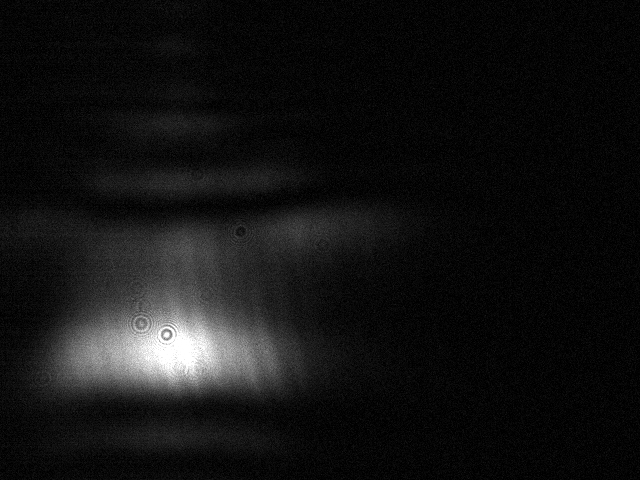
#> input picture Images/Measures_HeNe/2,8_Sacc.jpg, 640 x 480 px; its folder holds only this picture in this run
$ jupyter execute --allow-errors 'PE1_Caractérisation_sucre.ipynb'
#> lines starting #> are read from the running program, lines starting #| are printed output that depends on the picture
# PE1 - Caractérisation du sucre

<font size="6"><center>PHY-2006: Optique expérimentale</center></font>
***
*Date:* 29 marsr 2023<br>
*Remis à:* Daniel C. Côté et Mireille Quémener
***
Par:
- Gabriel Duquet (536 856 150)
- Gérémy Michaud (536 882 418)

## Préliminaires
Cette section sert à <ins>importer</ins> les modules nécessaires et à <ins>créer des fonctions</ins> utiles pour l'entièté du PE.

S'il vous manque certains modules, interprétez la cellule ci-dessous.

[cell 1]
# !pip install --upgrade pip
# !pip install jupyter
# !pip install numpy
# !pip install scipy
# !pip install seaborn
# !pip install opencv-python

[cell 2]
# -*- coding: utf-8 -*-

# La librairie numpy contient la majorité des éléments mathématiques utilisés dans ce travail.
import numpy as np
# La librairie matplotlib permet de générer des graphiques rapidement.
import matplotlib.pyplot as plt
# Le module pandas fournit des structures de données et des outils d'analyse de données hautes performances.
import pandas as pd
# Le module cv2 de la librairie OpenCV-Python est conçue pour résoudre les problèmes de vision par ordinateur.
import cv2 as cv
# Le module OS fournit des fonctions pour manipuler un répertoire (dossier).
import os

## Récupération des images
Ces fonctions utilisent la bibliothèque os pour récupérer la liste des fichiers d'images dans le dossier spécifié et extrait le nom de chaque fichier.

[cell 3]
def load_images_from_folder(folder):
    """Fonction servant à charger des images à partir d'un dossier.

    Args:
        folder (string): Le chemin d'accès au dossier qui contient les images.

    Returns:
        dictionary: Dictionnaire encodant l'image avec son nom.
    """
#> called with folder = 'Images/Measures_HeNe'
    images_dict = {}
    for filename in os.listdir(folder):
        img = plt.imread(os.path.join(folder, filename))
#> img is the input picture: shape (480, 640); min 0, max 255, mean 18.8
#> in plot_images, `measures = load_images_from_folder(path)`: measures = 1 item
        if img is not None:
            images_dict.update({filename:img})
    return images_dict

def filenames(measures_dict):
    """Fonction permettant d'extraire les noms de fichiers.

    Args:
        measures_dict (dictionary): Dictionnaire d'images traités préalablement
            par la fonction load_images_from_folder.

    Returns:
        tuple: Nom du fichier complet et nom raccourci.
    """
    complete_filenames = list(measures_dict)
#> complete_filenames = ['2,8_Sacc.jpg']
    short_filenames = []
    for name in complete_filenames:
        short_filenames.append(name.replace(".jpg", "").replace("_"," "))
#> this loop made 1 pass
#> after the loop, short_filenames = ['2,8 Sacc']
#> in plot_images, `complete_names, short_names = filenames(measures)`: complete_names = ['2,8_Sacc.jpg']; short_names = ['2,8 Sacc']
#> the loop in plot_images, `for n in range(len(short_names)):` made 1 pass
#> (max_index in image_intensity, max_value in image_intensity) on pass 1: (177, 60.78)
#> pass 1, in plot_images, `plt.savefig("{0}/{1}.png".format(directory, short_names[n]), bbox_inch..`:
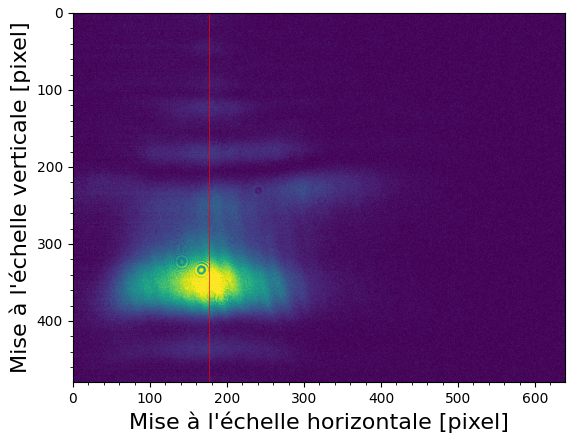
#> figure drawn by matplotlib, 1 panel
    return complete_filenames, short_filenames

## Création du profil d'intensité des images
Chaque image est représentée par un profil d'intensité en fonction de la distance horizontale de toute l'image en pixel. En général, l'intensité s'apparente à un profil gaussien qui nous permet de trouver aisément l'emplacement du maximum de chaque image.

[cell 4]
def image_intensity(image):
    """Fonction moyennant une image de manière horizontale pour en extraire le profil d'intensité.
    Cette fonction détermine aussi le point maximal d'intensité.

    Args:
        image (array): Image singulère traité préalablement par la fonction load_images_from_folder
        la transformant ainsi en une matrice bidimensionnelle.

    Returns:
        tuple: Matrice d'intensité, indice positionnel du maximum d'intensité et
        valeur d'intensité en valeur de gris.
    """
    intensity = np.mean(image, axis=0)
    max_index = np.argmax(intensity)
    max_value = intensity[max_index]
    return intensity, max_index, max_value

def plot_intensity_profile(path, laser):
    """Fonction permettant de tracer le profil d'intensité des images
    en fonction de la distance horizontale en pixel sur celle-ci,
    de créer un sous-dossier et de les enregistrer dans celui-ci.

    Args:
        path (string): Chemin d'accès du dossier où sont stockées les images.
        laser (string): Type de laser utilisé pour les mesures.
    """
#> called with path = 'Images/Measures_HeNe', laser = 'HeNe'
    measures = load_images_from_folder(path)
#> measures = 1 item
    complete_names, short_names = filenames(measures)
#> the loop in filenames (call 2), `for name in complete_filenames:` made 1 pass
#> complete_names = ['2,8_Sacc.jpg']; short_names = ['2,8 Sacc']
    head_tail = os.path.split(path)
    directory = "{0}/Intensity_profile_{1}".format(head_tail[0], laser)
    if not os.path.exists(directory):
        os.makedirs(directory)
    for n in range(len(short_names)):
        intensity_profile = image_intensity(measures[complete_names[n]])[0]
        fig, ax = plt.subplots()
        ax.plot(intensity_profile, color="black", linewidth="0.5")
        ax.axvline(x=image_intensity(measures[complete_names[n]])[1], color="red", linewidth="0.5")
        ax.minorticks_on()
        ax.tick_params(top=True, right=True, axis="both", which="both", direction='in')
        # ax.set_title("Intensity profile of {}".format(short_names[n]), fontsize=20)
        ax.set_ylabel("Valeur de gris [-]", fontsize=16)
        ax.set_xlabel("Distance [pixel]", fontsize=16)
        plt.savefig("{0}/{1}.png".format(directory, short_names[n]),
            bbox_inches="tight", dpi=300)
        plt.close(fig)
#> this loop made 1 pass
#> pass 1, in plot_intensity_profile, `plt.savefig("{0}/{1}.png".format(directory, short_names[n]), bbox_inch..`:
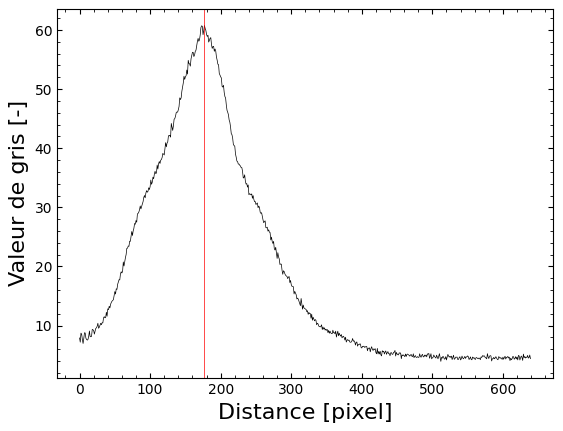
#> figure drawn by matplotlib, 1 panel; curve peaks at x = 177, y = 60.78

Voir les explicaqtions de la section *Transformation des images* pour plus de détails.

Tel que mentionné précédemment, les images sont représentées en tableaux bidimensionnels (array). En analysant alors chaque colonne de celle-ci, il est possible d'y moyenner la valeur de gris pour obtenir un balayage horizontal du profil d'intensité de l'image. Puisque, sur une même colonne, la luminosité peut varier entre 0 et 255, il n'est pas pertinent de donner un valeur d'incertitude à la valeur moyenne qui, en réalité, comprendrait tout le domaine de mesure. Le maximum à 255 correspond à l'intensité maximale supportée par la caméra sans plafonner.

## Calcul de la distance du maximum d'intensité
Après avoir trouvé l'emplacement du maximum, nous convertissons cette valeur en distance à l'aide des spécifications de résolution de la caméra utilisée.

[cell 5]
def distance(path):
    """Fonction calculant l'emplacement du maximum relatif d'intensité de l'image en milimètre.

    Args:
        path (string): Chemin d'accès du dossier où sont stockées les images.

    Returns:
        dictionary: Dictionnaire encodant le maximum et le nom de l'image associé.
    """
#> called with path = 'Images/Measures_HeNe'
    measures = load_images_from_folder(path)
#> measures = 1 item
    complete_names, short_names = filenames(measures)
#> complete_names = ['2,8_Sacc.jpg']; short_names = ['2,8 Sacc']
    distances = {}
    for n in range(len(short_names)):
        distance_pixel = image_intensity(measures[complete_names[n]])[1]
        distance_mm = distance_pixel*0.0056
        if distance_pixel is not None:
            distances.update({short_names[n]:distance_mm})
#> this loop made 1 pass
#> (max_index in image_intensity, max_value in image_intensity, distance_pixel, distance_mm) on pass 1: (177, 60.78, 177, 0.991)
#> after the loop, distances = {'2,8 Sacc': 0.991}
    return distances

# [14 lines left out: function print_distance, not called in this run]

La caméra de dispositif à couple par charge (CCD) utilisé *DMK 21AF04 Monochrome Camera* enregistre sous un format vidéo de 640 x 480 pixels. Puisque nous scannons les images de manières horizontales, nous nous intéressons surtout aux 640 pixels horizontaux.

La taille d'un pixel est de 5.6 micromètres x 5.6 micromètes. Nous avons alors fait la conversion suivante: 1 μm = 0,001 mm.

Avec le formatage `:^d`, le champ est centré dans l'espace *d* disponible.

## Transformation des images
Chaque image est ensuite convertie en tracé et ceux-ci sont enregistrés dans un sous-dossier.

[cell 6]
def plot_images(path, laser):
    """Fonction permettant de transformer les images en graphiques,
    de créer un sous-dossier et de les enregistrer dans celui-ci.

    Args:
        path (string): Chemin d'accès du dossier où sont stockées les images.
        laser (string): Type de laser utilisé pour les mesures.
    """
    measures = load_images_from_folder(path)
    complete_names, short_names = filenames(measures)
    head_tail = os.path.split(path)
    directory = "{0}/Treated_{1}".format(head_tail[0], laser)
    if not os.path.exists(directory):
        os.makedirs(directory)
    for n in range(len(short_names)):
        fig, ax = plt.subplots()
        ax.imshow(measures[complete_names[n]])
        ax.axvline(x=image_intensity(measures[complete_names[n]])[1], color="red", linewidth="0.5")
        ax.minorticks_on()
        # ax.set_title("Image of {}".format(short_names[n]), fontsize=20)
        ax.set_ylabel("Mise à l'échelle verticale [pixel]", fontsize=16)
        ax.set_xlabel("Mise à l'échelle horizontale [pixel]", fontsize=16)
        plt.savefig("{0}/{1}.png".format(directory, short_names[n]),
            bbox_inches="tight", dpi=300)
        plt.close(fig)

En utilisant `bbox_inches="tight"`, la méthode `plt.savefig()` ajustera automatiquement la boîte englobante (*bounding box*) de la figure pour s'adapter au contenu de la figure, en éliminant toutes les marges vides qui entourent la figure. Cela signifie que la figure sera enregistrée avec la plus petite zone possible qui contient toujours l'ensemble des éléments de la figure.

Ce paramètre est particulièrement utile si nous souhaitons enregistrer des figures avec des axes gradués, des légendes ou des titres, car cela nous permet d'obtenir une image de la figure qui ne contient que le contenu visible, sans les marges vides inutiles. Cela peut rendre la figure plus esthétique et peut également réduire la taille du fichier de sortie.

Le format **.png** est favorisé dans ce PE afin d'obtenir une qualité d'image optimale. Cependans le format **.jpg** permet aussi d'avoir un fond blanc plutôt que transparent. En ce qui a trait à la qualité d'image, nous modifions la résolution en points par pouce (dpi) à 300. Un réglage entre 300 et 600 dpi est généralement suffisant pour la plupart des graphiques de toutes tailles. Nous nous sommes tout de même restreint à 300 compte tenu du temps d'exécution des nombreuses images.

Chaque fois que la cellule ci-dessus est interprétée, les fichiers existants sont écrasés pour enregistrer les nouveaux.

La méthode `os.path.split(path)` renvoie un tuple qui représente la tête et la queue du nom de chemin d'accès (path) spécifié.

Nous avons également utilisé `plt.close(fig)` pour fermer la figure spécifique stockée dans la variable **fig**. Cela permet de s'assurer que seule cette figure spécifique est fermée, même si d'autres figures ont été ouvertes dans le même notebook.

La commande `os.path.exists(directory)` permet de vérifier l'existance du sous-dossier du nom spécifié et de le créer avec la commande `os.makedirs(directory)` s'il n'existe pas.

Une ligne verticale a été ajouté à l'image afin de démontrer l'emplacement du maximum d'intensité.

# Position abolue du maximum
Cette section permet de trouver l'emplacement absolu du maximum d'intensité dans l'espace à partir de la distance image calculée précédement et de la position sur la vis micrométrique mesurée en laboratoire.

[cell 7]
def position(xls, sheet):
    """Fonction permettant de lire un fichier Excel de positions et formater les données en dictionnaire.

    Args:
        xls (string): Nom du fichier Excel à analyser.
        sheet (string): Nom de la feuille du fichier Excel représentant le type de laser.

    Returns:
        dictionary: Dictionnaire des valeurs de positions associées à aux noms des solutions.
    """
    dataset = pd.read_excel(xls, sheet_name=sheet)
    positions = {}
    for elem in dataset:
        positions.update({str(elem):float(dataset[elem])})
    return positions

def compute_distance_n_position(ImgPath, PosXls, laser):
    """Fonction permettant de jumeler les dictionnaires de distances image et de positions.

    Args:
        ImgPath (string): Chemin d'accès du dossier où sont stockées les images.
        PosXls (string): Nom du fichier Excel contenant les positions sur la vis micrométrique.
        laser (string): Type de laser utilisé pour les mesures.

    Returns:
        dictionary: Dictionnaire des distances et positions additionnées.
    """
    dict1 = distance(ImgPath)
#> dict1 = {'2,8 Sacc': 0.991}
    dict2 = position(PosXls, sheet=laser)
    for key in dict2:
        if key in dict1:
            dict2[key] = dict2[key] - dict1[key]
    return dict2

# [14 lines left out: function print_compute_dnp, not called in this run]

## Indice de réfraction
Cette section permet de mettre comparaison les indices de réfraction de chaque solution pour un type de mesure donné en référence à l'indice de réfraction de l'eau.

[cell 8]
def plot_refract_index(ImgPath, PosXls, laser):
    """Fonction traçant un graphique des indices de réfraction de chaque solution pour le laser spécifié.

    Args:
        ImgPath (string): Chemin d'accès du dossier où sont stockées les images.
        PosXls (string): Nom du fichier Excel contenant les positions sur la vis micrométrique.
        laser (string): Type de laser utilisé pour les mesures.
    """
    # Trie des valeurs en ordre croissant
    dnp = compute_distance_n_position(ImgPath, PosXls, laser)
    sorted_dnp = sorted(dnp.items(), key=lambda x:x[1])
    keys = []
    values = []
    for elem in sorted_dnp:
        keys.append(elem[0])
        values.append(elem[1]*-1)

    # Création du dossier
    head_tail = os.path.split(ImgPath)
    directory = "{}/Graph_index".format(head_tail[0])
    if not os.path.exists(directory):
        os.makedirs(directory)

    # Conversion des positions en indice de réfraction normalisé avec l'eau
    values2index = values/dnp["Eau"]+2.33

    # Graphique
    fig, ax = plt.subplots()
    ax.errorbar(values2index, keys, xerr=0.01, fmt='k.',
        ecolor='k', elinewidth=1, capsize=2.5, capthick=1)
    ax.minorticks_on()
    ax.yaxis.set_tick_params(which='major', length=5, width=3, direction="in")
    ax.yaxis.set_tick_params(which='minor', bottom=False)
    ax.xaxis.set_tick_params(which="both", direction="in")
    ax.grid(axis="y")
    ax.set_ylabel("Solution [-]", fontsize=16)
    ax.set_xlabel("Indice de réfraction [-]", fontsize=16)
    # ax.set_title("Incice de réfraction avec le laser {}".format(laser), y=-0.17)
    plt.savefig("{0}/{1}.png".format(directory, laser), bbox_inches="tight", dpi=300)
    plt.close(fig)

Nous trions d'abord les valeurs de positions en ordre croissant afin d'obtenir un schéma plus clair des données avec la fonction `sorted()` appliquée sur un dictionnaire python.

Nous normalisons ensuite les données de positions absolues par rapport à l'indice de réfraction théorique de l'eau distillé (1.33) afin d'obtenir les indices de réfraction relatives de chaque solution. Le calcul se résume à $$ \text{Indice} = \frac{\text{Position de la solution}+\text{Position de l'eau}}{\text{Position de l'eau}} + 1.33 .$$

## Données HeNe
Interprétez le code ci-dessous pour obtenir les résultats relatifs aux données prises avec le laser hélium-néon.

[cell 9]
plot_images("Images/Measures_HeNe", laser="HeNe")
plot_intensity_profile("Images/Measures_HeNe", laser="HeNe")
#> (the rest of this cell did not finish here and is left out)

## Données Diode verte
Interprétez le code ci-dessous pour obtenir les résultats relatifs aux données prises avec la diode verte.

#> (a cell that did not finish here is left out)

$ run again, on Images/Measures_HeNe/4,5_Sacc.jpg
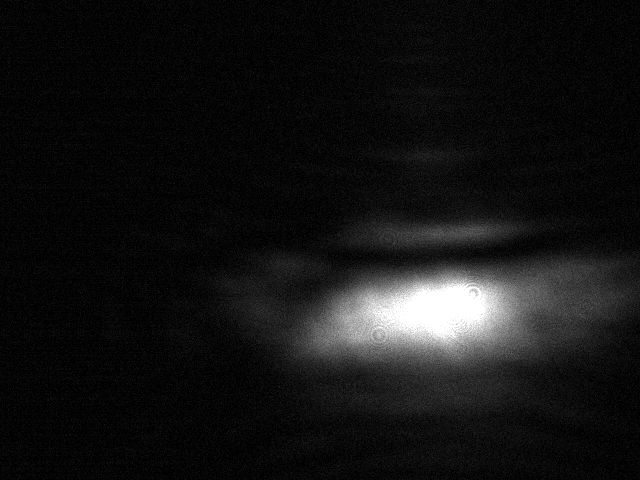
#> input picture Images/Measures_HeNe/4,5_Sacc.jpg, 640 x 480 px
#> in load_images_from_folder, img is the input picture: shape (480, 640); min 0, max 255, mean 19.5
#> in plot_images, `measures = load_images_from_folder(path)`: measures = 1 item
#> complete_filenames = ['4,5_Sacc.jpg']
#> the loop in filenames, `for name in complete_filenames:` made 1 pass
#> after the loop in filenames, `for name in complete_filenames:`: short_filenames = ['4,5 Sacc']
#> in plot_images, `complete_names, short_names = filenames(measures)`: complete_names = ['4,5_Sacc.jpg']; short_names = ['4,5 Sacc']
#> the loop in plot_images, `for n in range(len(short_names)):` made 1 pass
#> (max_index in image_intensity, max_value in image_intensity) on pass 1: (447, 56.55)
#> pass 1, in plot_images, `plt.savefig("{0}/{1}.png".format(directory, short_names[n]), bbox_inch..`:
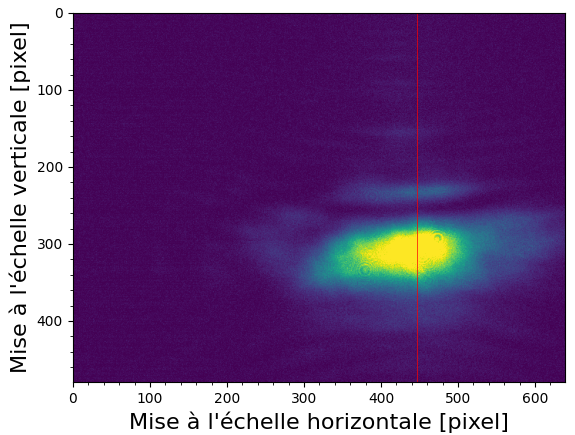
#> figure drawn by matplotlib, 1 panel
#> in plot_intensity_profile, `measures = load_images_from_folder(path)`: measures = 1 item
#> the loop in filenames (call 2), `for name in complete_filenames:` made 1 pass
#> in plot_intensity_profile, `complete_names, short_names = filenames(measures)`: complete_names = ['4,5_Sacc.jpg']; short_names = ['4,5 Sacc']
#> the loop in plot_intensity_profile, `for n in range(len(short_names)):` made 1 pass
#> pass 1, in plot_intensity_profile, `plt.savefig("{0}/{1}.png".format(directory, short_names[n]), bbox_inch..`:
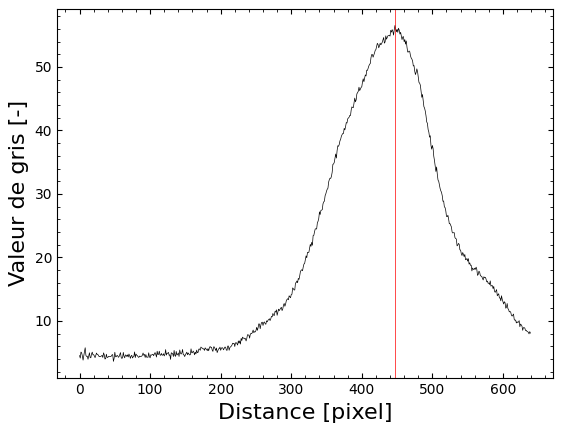
#> figure drawn by matplotlib, 1 panel; curve peaks at x = 447, y = 56.55
#> in distance, `measures = load_images_from_folder(path)`: measures = 1 item
#> in distance, `complete_names, short_names = filenames(measures)`: complete_names = ['4,5_Sacc.jpg']; short_names = ['4,5 Sacc']
#> the loop in distance, `for n in range(len(short_names)):` made 1 pass
#> (max_index in image_intensity, max_value in image_intensity, distance_pixel, distance_mm) on pass 1: (447, 56.55, 447, 2.5)
#> after the loop in distance, `for n in range(len(short_names)):`: distances = {'4,5 Sacc': 2.5}

$ run again, on Images/Measures_HeNe/4,7_Sacc.jpg
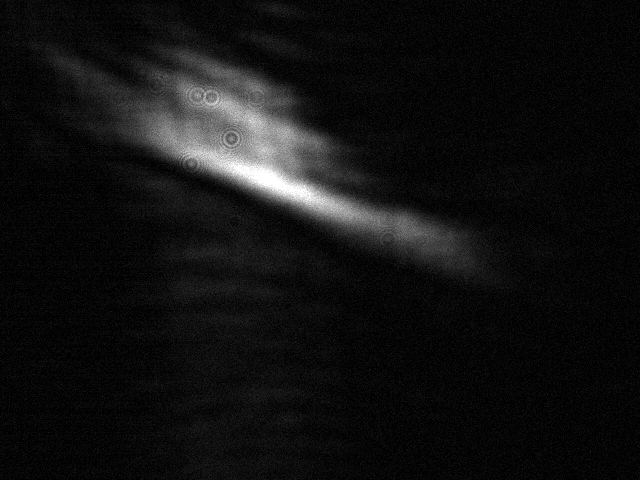
#> input picture Images/Measures_HeNe/4,7_Sacc.jpg, 640 x 480 px
#> in load_images_from_folder, img is the input picture: shape (480, 640); min 0, max 255, mean 17.5
#> in plot_images, `measures = load_images_from_folder(path)`: measures = 1 item
#> complete_filenames = ['4,7_Sacc.jpg']
#> the loop in filenames, `for name in complete_filenames:` made 1 pass
#> after the loop in filenames, `for name in complete_filenames:`: short_filenames = ['4,7 Sacc']
#> in plot_images, `complete_names, short_names = filenames(measures)`: complete_names = ['4,7_Sacc.jpg']; short_names = ['4,7 Sacc']
#> the loop in plot_images, `for n in range(len(short_names)):` made 1 pass
#> (max_index in image_intensity, max_value in image_intensity) on pass 1: (258, 51.67)
#> pass 1, in plot_images, `plt.savefig("{0}/{1}.png".format(directory, short_names[n]), bbox_inch..`:
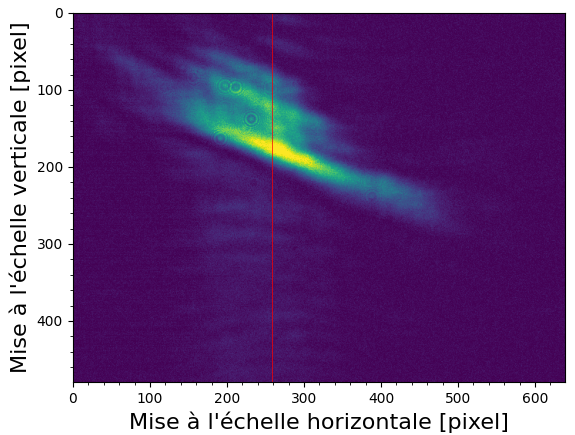
#> figure drawn by matplotlib, 1 panel
#> in plot_intensity_profile, `measures = load_images_from_folder(path)`: measures = 1 item
#> the loop in filenames (call 2), `for name in complete_filenames:` made 1 pass
#> in plot_intensity_profile, `complete_names, short_names = filenames(measures)`: complete_names = ['4,7_Sacc.jpg']; short_names = ['4,7 Sacc']
#> the loop in plot_intensity_profile, `for n in range(len(short_names)):` made 1 pass
#> pass 1, in plot_intensity_profile, `plt.savefig("{0}/{1}.png".format(directory, short_names[n]), bbox_inch..`:
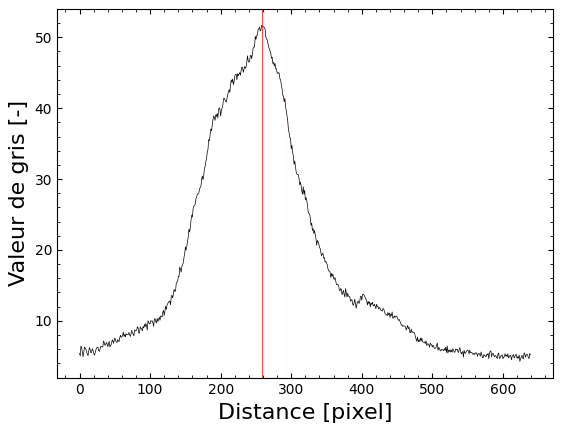
#> figure drawn by matplotlib, 1 panel; curve peaks at x = 258, y = 51.67
#> in distance, `measures = load_images_from_folder(path)`: measures = 1 item
#> in distance, `complete_names, short_names = filenames(measures)`: complete_names = ['4,7_Sacc.jpg']; short_names = ['4,7 Sacc']
#> the loop in distance, `for n in range(len(short_names)):` made 1 pass
#> (max_index in image_intensity, max_value in image_intensity, distance_pixel, distance_mm) on pass 1: (258, 51.67, 258, 1.44)
#> after the loop in distance, `for n in range(len(short_names)):`: distances = {'4,7 Sacc': 1.44}
